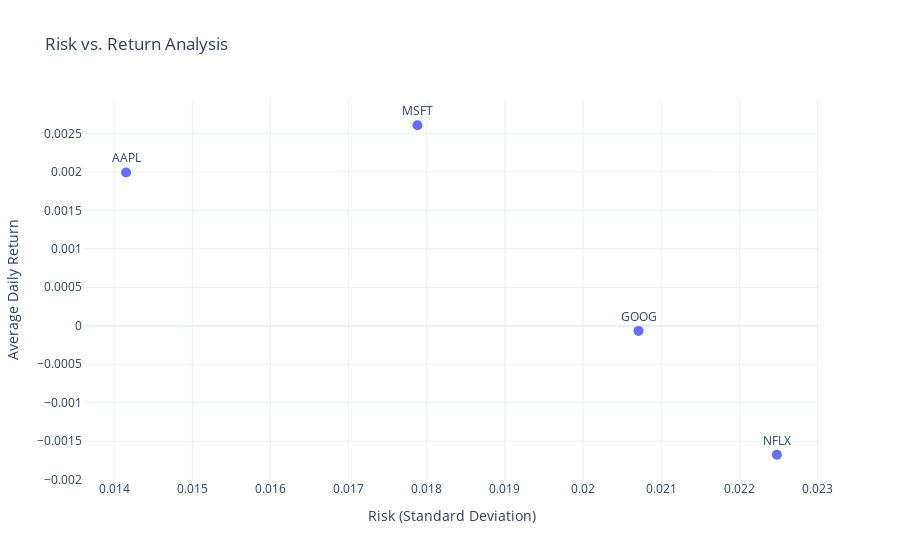

This figure's notebook cell:
### Markdown cell above
## Daily Risk Vs. Return Analysis

To perform a Risk vs. Return Analysis, we will calculate the average daily return and the standard deviation of daily returns for each stock. The standard deviation will serve as a proxy for risk, while the average daily return represents the expected return.

We will then plot these values to visually assess the risk-return profile of each stock. Stocks with higher average returns and lower risk (standard deviation) are generally more desirable, but investment decisions often depend on the investor’s risk tolerance:

### Code cell
daily_returns = pivot_data.pct_change().dropna()

# Recalculating average daily return and standard deviation (risk)
avg_daily_return = daily_returns.mean()
risk = daily_returns.std()

# Creating a DataFrame for plotting
risk_return_df = pd.DataFrame({'Risk': risk, 'Average Daily Return': avg_daily_return})

fig = go.Figure()

# Add scatter plot points
fig.add_trace(go.Scatter(
    x=risk_return_df['Risk'],
    y=risk_return_df['Average Daily Return'],
    mode='markers+text',
    text=risk_return_df.index,
    textposition="top center",
    marker=dict(size=10)
))

# Update layout
fig.update_layout(
    title='Risk vs. Return Analysis',
    xaxis_title='Risk (Standard Deviation)',
    yaxis_title='Average Daily Return',
    showlegend=False
)

# Show the plot
fig.show()

### Figure 1 — Plotly figure (JSON) as saved in the notebook; plotly's stock layout.template omitted (floating-point values rounded to 4 significant figures)
{"data": [{"marker": {"size": 10}, "mode": "markers+text", "text": ["AAPL", "GOOG", "MSFT", "NFLX"], "textposition": "top center", "type": "scatter", "x": [0.01415, 0.02071, 0.01788, 0.02248], "y": [0.001991, -6.681e-05, 0.002606, -0.001676]}], "layout": {"showlegend": false, "title": {"text": "Risk vs. Return Analysis"}, "xaxis": {"title": {"text": "Risk (Standard Deviation)"}}, "yaxis": {"title": {"text": "Average Daily Return"}}}}
